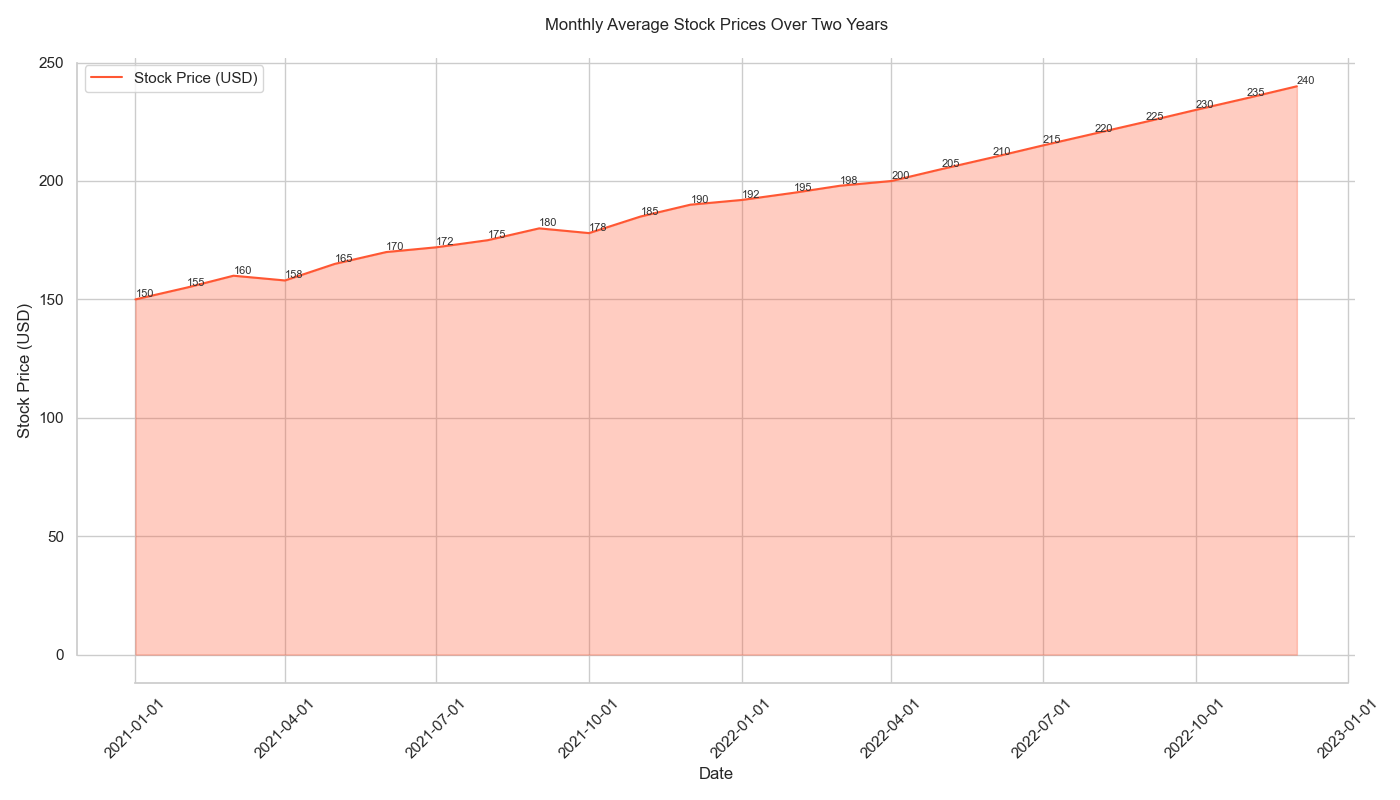

The script that drew this image:

import seaborn as sns
import pandas as pd
import matplotlib.pyplot as plt

# Data
data = {
    'Date': ['2021-01-01', '2021-02-01', '2021-03-01', '2021-04-01', '2021-05-01',
             '2021-06-01', '2021-07-01', '2021-08-01', '2021-09-01', '2021-10-01',
             '2021-11-01', '2021-12-01', '2022-01-01', '2022-02-01', '2022-03-01',
             '2022-04-01', '2022-05-01', '2022-06-01', '2022-07-01', '2022-08-01',
             '2022-09-01', '2022-10-01', '2022-11-01', '2022-12-01'],
    'Stock_Price': [150, 155, 160, 158, 165, 170, 172, 175, 180, 178, 185, 190, 
                    192, 195, 198, 200, 205, 210, 215, 220, 225, 230, 235, 240]
}

df = pd.DataFrame(data)
df['Date'] = pd.to_datetime(df['Date'])

# Plot
plt.figure(figsize=(14, 8))
ax = sns.lineplot(x='Date', y='Stock_Price', data=df, color='#ff5733', label='Stock Price (USD)')
ax.fill_between(df['Date'], df['Stock_Price'], color='#ff5733', alpha=0.3)

# Annotations
for index, value in df.iterrows():
    ax.text(value['Date'], value['Stock_Price'], str(value['Stock_Price']), verticalalignment='bottom',
            horizontalalignment='left', color='#333333', fontsize=8)
    
# Aesthetics
plt.title('Monthly Average Stock Prices Over Two Years', pad=20)
plt.xlabel('Date')
plt.ylabel('Stock Price (USD)')
sns.despine(trim=True)

# Display
plt.xticks(rotation=45)
plt.tight_layout()
plt.show()
